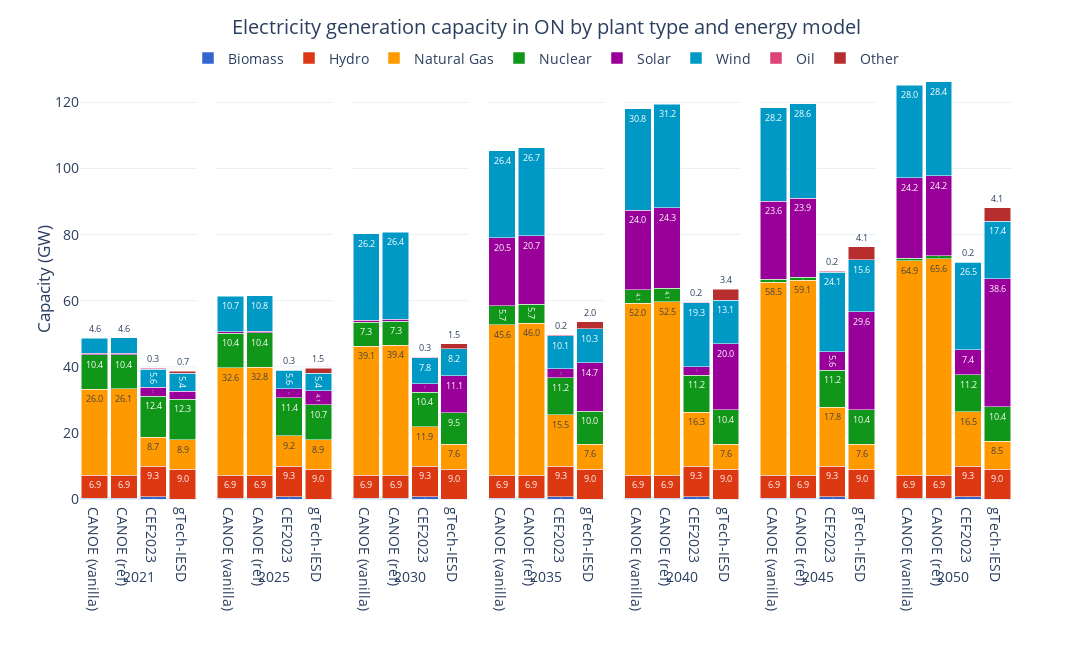

This figure's notebook cell:
### Code cell
bau23_cap['Capacity (GW)'] = bau23_cap['Capacity (MW)'] / 1E3
bau23_fig = bau23_cap[['Period', 'Plant Type', 'Capacity (GW)']].copy()
bau23_fig['Plant Type'] = bau23_fig['Plant Type'].replace({'Hydro / Wave / Tidal': 'Hydro', 'Biomass / Geothermal': 'Biomass', 'Uranium': 'Nuclear'})
ref_fig = ref_elccap[ref_elccap['Plant Type'] != 'Other'].groupby(['Period', 'Plant Type'], as_index=False).sum('Capacity (GW)')
vanilla_fig = vanilla_elccap[vanilla_elccap['Plant Type'] != 'Other'].groupby(['Period', 'Plant Type'], as_index=False).sum('Capacity (GW)')
gtech23_ref_cap['Capacity (GW)'] = gtech23_ref_cap['Capacity (MW)'] / 1E3
gtech23_fig = gtech23_ref_cap.copy()
gtech23_fig['Period'] = gtech23_fig['Period'].astype(str)

gtech23_fig['Source'] = 'gTech-IESD'
bau23_fig['Source'] = 'CEF2023'
ref_fig['Source'] = 'CANOE (ref)'
vanilla_fig['Source'] = 'CANOE (vanilla)'

fig_df = pd.concat([vanilla_fig[['Period', 'Plant Type', 'Capacity (GW)', 'Source']], ref_fig[['Period', 'Plant Type', 'Capacity (GW)', 'Source']], bau23_fig[['Period', 'Plant Type', 'Capacity (GW)', 'Source']], gtech23_fig[['Period', 'Plant Type', 'Capacity (GW)', 'Source']]])

fig = px.bar(fig_df, 
             x='Source', 
             y='Capacity (GW)', 
             color='Plant Type', 
             barmode='stack', 
             facet_col='Period',
             facet_col_spacing=2E-2,
             template='plotly_white',
             color_discrete_sequence=px.colors.qualitative.G10[:7] + px.colors.qualitative.G10[8:],
             text_auto='.1f',
             width=1200, height=650,
             )

fig.update_layout(title=dict(
        text='Electricity generation capacity in ON by plant type and energy model',
        x=0.5, 
        y=0.97,
        xanchor='center',
        yanchor='top'
    ),
    xaxis=dict(title='Period'),
    yaxis=dict(title='Capacity (GW)',
               dtick=20),
    yaxis_title_standoff=0,
    legend_title_text='',
    bargap=0.1,
    legend=dict(
        orientation='h',  
        yanchor='top',
        y=1.04,  
        xanchor='center',
        x=0.5),
    font=dict(
        # family="Open Sans",
        size=14)
    )

for annotation in fig.layout.annotations:
    annotation.text = annotation.text.split('=')[1]
    annotation.y = -0.15  
    annotation.yanchor = 'top' 

for axis in fig.layout:
    if axis.startswith('yaxis'):
        fig.layout[axis].dtick = 20

for axis in fig.layout:
    if axis.startswith('xaxis'):
        fig.layout[axis].title.text = ''

fig.for_each_trace(lambda trace: trace.update(textfont=dict(size=9)))

fig.show()

### Figure 1 — Plotly figure (JSON) as saved in the notebook; plotly's stock layout.template omitted (floating-point values rounded to 4 significant figures)
{"data": [{"alignmentgroup": "True", "hovertemplate": "Plant Type=Biomass<br>Period=2021<br>Source=%{x}<br>Capacity (GW)=%{y}<extra></extra>", "legendgroup": "Biomass", "marker": {"color": "#3366CC", "pattern": {"shape": ""}}, "name": "Biomass", "offsetgroup": "Biomass", "orientation": "v", "showlegend": true, "textfont": {"size": 9}, "textposition": "auto", "texttemplate": "%{y:.1f}", "type": "bar", "x": ["CANOE (vanilla)", "CANOE (ref)", "CEF2023"], "xaxis": "x", "y": [0.298, 0.298, 0.6986], "yaxis": "y"}, {"alignmentgroup": "True", "hovertemplate": "Plant Type=Biomass<br>Period=2025<br>Source=%{x}<br>Capacity (GW)=%{y}<extra></extra>", "legendgroup": "Biomass", "marker": {"color": "#3366CC", "pattern": {"shape": ""}}, "name": "Biomass", "offsetgroup": "Biomass", "orientation": "v", "showlegend": false, "textfont": {"size": 9}, "textposition": "auto", "texttemplate": "%{y:.1f}", "type": "bar", "x": ["CANOE (vanilla)", "CANOE (ref)", "CEF2023"], "xaxis": "x2", "y": [0.298, 0.298, 0.6986], "yaxis": "y2"}, {"alignmentgroup": "True", "hovertemplate": "Plant Type=Biomass<br>Period=2030<br>Source=%{x}<br>Capacity (GW)=%{y}<extra></extra>", "legendgroup": "Biomass", "marker": {"color": "#3366CC", "pattern": {"shape": ""}}, "name": "Biomass", "offsetgroup": "Biomass", "orientation": "v", "showlegend": false, "textfont": {"size": 9}, "textposition": "auto", "texttemplate": "%{y:.1f}", "type": "bar", "x": ["CANOE (vanilla)", "CANOE (ref)", "CEF2023"], "xaxis": "x3", "y": [0.298, 0.298, 0.6986], "yaxis": "y3"}, {"alignmentgroup": "True", "hovertemplate": "Plant Type=Biomass<br>Period=2035<br>Source=%{x}<br>Capacity (GW)=%{y}<extra></extra>", "legendgroup": "Biomass", "marker": {"color": "#3366CC", "pattern": {"shape": ""}}, "name": "Biomass", "offsetgroup": "Biomass", "orientation": "v", "showlegend": false, "textfont": {"size": 9}, "textposition": "auto", "texttemplate": "%{y:.1f}", "type": "bar", "x": ["CANOE (vanilla)", "CANOE (ref)", "CEF2023"], "xaxis": "x4", "y": [0.298, 0.298, 0.6986], "yaxis": "y4"}, {"alignmentgroup": "True", "hovertemplate": "Plant Type=Biomass<br>Period=2040<br>Source=%{x}<br>Capacity (GW)=%{y}<extra></extra>", "legendgroup": "Biomass", "marker": {"color": "#3366CC", "pattern": {"shape": ""}}, "name": "Biomass", "offsetgroup": "Biomass", "orientation": "v", "showlegend": false, "textfont": {"size": 9}, "textposition": "auto", "texttemplate": "%{y:.1f}", "type": "bar", "x": ["CANOE (vanilla)", "CANOE (ref)", "CEF2023"], "xaxis": "x5", "y": [0.298, 0.2981, 0.6986], "yaxis": "y5"}, {"alignmentgroup": "True", "hovertemplate": "Plant Type=Biomass<br>Period=2045<br>Source=%{x}<br>Capacity (GW)=%{y}<extra></extra>", "legendgroup": "Biomass", "marker": {"color": "#3366CC", "pattern": {"shape": ""}}, "name": "Biomass", "offsetgroup": "Biomass", "orientation": "v", "showlegend": false, "textfont": {"size": 9}, "textposition": "auto", "texttemplate": "%{y:.1f}", "type": "bar", "x": ["CANOE (vanilla)", "CANOE (ref)", "CEF2023"], "xaxis": "x6", "y": [0.26, 0.2601, 0.6986], "yaxis": "y6"}, {"alignmentgroup": "True", "hovertemplate": "Plant Type=Biomass<br>Period=2050<br>Source=%{x}<br>Capacity (GW)=%{y}<extra></extra>", "legendgroup": "Biomass", "marker": {"color": "#3366CC", "pattern": {"shape": ""}}, "name": "Biomass", "offsetgroup": "Biomass", "orientation": "v", "showlegend": false, "textfont": {"size": 9}, "textposition": "auto", "texttemplate": "%{y:.1f}", "type": "bar", "x": ["CANOE (vanilla)", "CANOE (ref)", "CEF2023"], "xaxis": "x7", "y": [0.26, 0.2601, 0.6986], "yaxis": "y7"}, {"alignmentgroup": "True", "hovertemplate": "Plant Type=Hydro<br>Period=2021<br>Source=%{x}<br>Capacity (GW)=%{y}<extra></extra>", "legendgroup": "Hydro", "marker": {"color": "#DC3912", "pattern": {"shape": ""}}, "name": "Hydro", "offsetgroup": "Hydro", "orientation": "v", "showlegend": true, "textfont": {"size": 9}, "textposition": "auto", "texttemplate": "%{y:.1f}", "type": "bar", "x": ["CANOE (vanilla)", "CANOE (ref)", "CEF2023", "gTech-IESD"], "xaxis": "x", "y": [6.883, 6.883, 9.264, 9.023], "yaxis": "y"}, {"alignmentgroup": "True", "hovertemplate": "Plant Type=Hydro<br>Period=2025<br>Source=%{x}<br>Capacity (GW)=%{y}<extra></extra>", "legendgroup": "Hydro", "marker": {"color": "#DC3912", "pattern": {"shape": ""}}, "name": "Hydro", "offsetgroup": "Hydro", "orientation": "v", "showlegend": false, "textfont": {"size": 9}, "textposition": "auto", "texttemplate": "%{y:.1f}", "type": "bar", "x": ["CANOE (vanilla)", "CANOE (ref)", "CEF2023", "gTech-IESD"], "xaxis": "x2", "y": [6.883, 6.883, 9.264, 9.023], "yaxis": "y2"}, {"alignmentgroup": "True", "hovertemplate": "Plant Type=Hydro<br>Period=2030<br>Source=%{x}<br>Capacity (GW)=%{y}<extra></extra>", "legendgroup": "Hydro", "marker": {"color": "#DC3912", "pattern": {"shape": ""}}, "name": "Hydro", "offsetgroup": "Hydro", "orientation": "v", "showlegend": false, "textfont": {"size": 9}, "textposition": "auto", "texttemplate": "%{y:.1f}", "type": "bar", "x": ["CANOE (vanilla)", "CANOE (ref)", "CEF2023", "gTech-IESD"], "xaxis": "x3", "y": [6.883, 6.883, 9.264, 9.023], "yaxis": "y3"}, {"alignmentgroup": "True", "hovertemplate": "Plant Type=Hydro<br>Period=2035<br>Source=%{x}<br>Capacity (GW)=%{y}<extra></extra>", "legendgroup": "Hydro", "marker": {"color": "#DC3912", "pattern": {"shape": ""}}, "name": "Hydro", "offsetgroup": "Hydro", "orientation": "v", "showlegend": false, "textfont": {"size": 9}, "textposition": "auto", "texttemplate": "%{y:.1f}", "type": "bar", "x": ["CANOE (vanilla)", "CANOE (ref)", "CEF2023", "gTech-IESD"], "xaxis": "x4", "y": [6.883, 6.883, 9.264, 9.023], "yaxis": "y4"}, {"alignmentgroup": "True", "hovertemplate": "Plant Type=Hydro<br>Period=2040<br>Source=%{x}<br>Capacity (GW)=%{y}<extra></extra>", "legendgroup": "Hydro", "marker": {"color": "#DC3912", "pattern": {"shape": ""}}, "name": "Hydro", "offsetgroup": "Hydro", "orientation": "v", "showlegend": false, "textfont": {"size": 9}, "textposition": "auto", "texttemplate": "%{y:.1f}", "type": "bar", "x": ["CANOE (vanilla)", "CANOE (ref)", "CEF2023", "gTech-IESD"], "xaxis": "x5", "y": [6.883, 6.883, 9.264, 9.023], "yaxis": "y5"}, {"alignmentgroup": "True", "hovertemplate": "Plant Type=Hydro<br>Period=2045<br>Source=%{x}<br>Capacity (GW)=%{y}<extra></extra>", "legendgroup": "Hydro", "marker": {"color": "#DC3912", "pattern": {"shape": ""}}, "name": "Hydro", "offsetgroup": "Hydro", "orientation": "v", "showlegend": false, "textfont": {"size": 9}, "textposition": "auto", "texttemplate": "%{y:.1f}", "type": "bar", "x": ["CANOE (vanilla)", "CANOE (ref)", "CEF2023", "gTech-IESD"], "xaxis": "x6", "y": [6.883, 6.883, 9.264, 9.023], "yaxis": "y6"}, {"alignmentgroup": "True", "hovertemplate": "Plant Type=Hydro<br>Period=2050<br>Source=%{x}<br>Capacity (GW)=%{y}<extra></extra>", "legendgroup": "Hydro", "marker": {"color": "#DC3912", "pattern": {"shape": ""}}, "name": "Hydro", "offsetgroup": "Hydro", "orientation": "v", "showlegend": false, "textfont": {"size": 9}, "textposition": "auto", "texttemplate": "%{y:.1f}", "type": "bar", "x": ["CANOE (vanilla)", "CANOE (ref)", "CEF2023", "gTech-IESD"], "xaxis": "x7", "y": [6.883, 6.883, 9.264, 9.023], "yaxis": "y7"}, {"alignmentgroup": "True", "hovertemplate": "Plant Type=Natural Gas<br>Period=2021<br>Source=%{x}<br>Capacity (GW)=%{y}<extra></extra>", "legendgroup": "Natural Gas", "marker": {"color": "#FF9900", "pattern": {"shape": ""}}, "name": "Natural Gas", "offsetgroup": "Natural Gas", "orientation": "v", "showlegend": true, "textfont": {"size": 9}, "textposition": "auto", "texttemplate": "%{y:.1f}", "type": "bar", "x": ["CANOE (vanilla)", "CANOE (ref)", "CEF2023", "gTech-IESD"], "xaxis": "x", "y": [26.02, 26.12, 8.731, 8.881], "yaxis": "y"}, {"alignmentgroup": "True", "hovertemplate": "Plant Type=Natural Gas<br>Period=2025<br>Source=%{x}<br>Capacity (GW)=%{y}<extra></extra>", "legendgroup": "Natural Gas", "marker": {"color": "#FF9900", "pattern": {"shape": ""}}, "name": "Natural Gas", "offsetgroup": "Natural Gas", "orientation": "v", "showlegend": false, "textfont": {"size": 9}, "textposition": "auto", "texttemplate": "%{y:.1f}", "type": "bar", "x": ["CANOE (vanilla)", "CANOE (ref)", "CEF2023", "gTech-IESD"], "xaxis": "x2", "y": [32.55, 32.75, 9.242, 8.881], "yaxis": "y2"}, {"alignmentgroup": "True", "hovertemplate": "Plant Type=Natural Gas<br>Period=2030<br>Source=%{x}<br>Capacity (GW)=%{y}<extra></extra>", "legendgroup": "Natural Gas", "marker": {"color": "#FF9900", "pattern": {"shape": ""}}, "name": "Natural Gas", "offsetgroup": "Natural Gas", "orientation": "v", "showlegend": false, "textfont": {"size": 9}, "textposition": "auto", "texttemplate": "%{y:.1f}", "type": "bar", "x": ["CANOE (vanilla)", "CANOE (ref)", "CEF2023", "gTech-IESD"], "xaxis": "x3", "y": [39.08, 39.39, 11.93, 7.562], "yaxis": "y3"}, {"alignmentgroup": "True", "hovertemplate": "Plant Type=Natural Gas<br>Period=2035<br>Source=%{x}<br>Capacity (GW)=%{y}<extra></extra>", "legendgroup": "Natural Gas", "marker": {"color": "#FF9900", "pattern": {"shape": ""}}, "name": "Natural Gas", "offsetgroup": "Natural Gas", "orientation": "v", "showlegend": false, "textfont": {"size": 9}, "textposition": "auto", "texttemplate": "%{y:.1f}", "type": "bar", "x": ["CANOE (vanilla)", "CANOE (ref)", "CEF2023", "gTech-IESD"], "xaxis": "x4", "y": [45.61, 46.02, 15.51, 7.562], "yaxis": "y4"}, {"alignmentgroup": "True", "hovertemplate": "Plant Type=Natural Gas<br>Period=2040<br>Source=%{x}<br>Capacity (GW)=%{y}<extra></extra>", "legendgroup": "Natural Gas", "marker": {"color": "#FF9900", "pattern": {"shape": ""}}, "name": "Natural Gas", "offsetgroup": "Natural Gas", "orientation": "v", "showlegend": false, "textfont": {"size": 9}, "textposition": "auto", "texttemplate": "%{y:.1f}", "type": "bar", "x": ["CANOE (vanilla)", "CANOE (ref)", "CEF2023", "gTech-IESD"], "xaxis": "x5", "y": [52.0, 52.51, 16.26, 7.562], "yaxis": "y5"}, {"alignmentgroup": "True", "hovertemplate": "Plant Type=Natural Gas<br>Period=2045<br>Source=%{x}<br>Capacity (GW)=%{y}<extra></extra>", "legendgroup": "Natural Gas", "marker": {"color": "#FF9900", "pattern": {"shape": ""}}, "name": "Natural Gas", "offsetgroup": "Natural Gas", "orientation": "v", "showlegend": false, "textfont": {"size": 9}, "textposition": "auto", "texttemplate": "%{y:.1f}", "type": "bar", "x": ["CANOE (vanilla)", "CANOE (ref)", "CEF2023", "gTech-IESD"], "xaxis": "x6", "y": [58.47, 59.08, 17.75, 7.619], "yaxis": "y6"}, {"alignmentgroup": "True", "hovertemplate": "Plant Type=Natural Gas<br>Period=2050<br>Source=%{x}<br>Capacity (GW)=%{y}<extra></extra>", "legendgroup": "Natural Gas", "marker": {"color": "#FF9900", "pattern": {"shape": ""}}, "name": "Natural Gas", "offsetgroup": "Natural Gas", "orientation": "v", "showlegend": false, "textfont": {"size": 9}, "textposition": "auto", "texttemplate": "%{y:.1f}", "type": "bar", "x": ["CANOE (vanilla)", "CANOE (ref)", "CEF2023", "gTech-IESD"], "xaxis": "x7", "y": [64.88, 65.6, 16.5, 8.526], "yaxis": "y7"}, {"alignmentgroup": "True", "hovertemplate": "Plant Type=Nuclear<br>Period=2021<br>Source=%{x}<br>Capacity (GW)=%{y}<extra></extra>", "legendgroup": "Nuclear", "marker": {"color": "#109618", "pattern": {"shape": ""}}, "name": "Nuclear", "offsetgroup": "Nuclear", "orientation": "v", "showlegend": true, "textfont": {"size": 9}, "textposition": "auto", "texttemplate": "%{y:.1f}", "type": "bar", "x": ["CANOE (vanilla)", "CANOE (ref)", "CEF2023", "gTech-IESD"], "xaxis": "x", "y": [10.38, 10.38, 12.38, 12.34], "yaxis": "y"}, {"alignmentgroup": "True", "hovertemplate": "Plant Type=Nuclear<br>Period=2025<br>Source=%{x}<br>Capacity (GW)=%{y}<extra></extra>", "legendgroup": "Nuclear", "marker": {"color": "#109618", "pattern": {"shape": ""}}, "name": "Nuclear", "offsetgroup": "Nuclear", "orientation": "v", "showlegend": false, "textfont": {"size": 9}, "textposition": "auto", "texttemplate": "%{y:.1f}", "type": "bar", "x": ["CANOE (vanilla)", "CANOE (ref)", "CEF2023", "gTech-IESD"], "xaxis": "x2", "y": [10.38, 10.38, 11.45, 10.68], "yaxis": "y2"}, {"alignmentgroup": "True", "hovertemplate": "Plant Type=Nuclear<br>Period=2030<br>Source=%{x}<br>Capacity (GW)=%{y}<extra></extra>", "legendgroup": "Nuclear", "marker": {"color": "#109618", "pattern": {"shape": ""}}, "name": "Nuclear", "offsetgroup": "Nuclear", "orientation": "v", "showlegend": false, "textfont": {"size": 9}, "textposition": "auto", "texttemplate": "%{y:.1f}", "type": "bar", "x": ["CANOE (vanilla)", "CANOE (ref)", "CEF2023", "gTech-IESD"], "xaxis": "x3", "y": [7.275, 7.275, 10.36, 9.542], "yaxis": "y3"}, {"alignmentgroup": "True", "hovertemplate": "Plant Type=Nuclear<br>Period=2035<br>Source=%{x}<br>Capacity (GW)=%{y}<extra></extra>", "legendgroup": "Nuclear", "marker": {"color": "#109618", "pattern": {"shape": ""}}, "name": "Nuclear", "offsetgroup": "Nuclear", "orientation": "v", "showlegend": false, "textfont": {"size": 9}, "textposition": "auto", "texttemplate": "%{y:.1f}", "type": "bar", "x": ["CANOE (vanilla)", "CANOE (ref)", "CEF2023", "gTech-IESD"], "xaxis": "x4", "y": [5.717, 5.717, 11.2, 9.971], "yaxis": "y4"}, {"alignmentgroup": "True", "hovertemplate": "Plant Type=Nuclear<br>Period=2040<br>Source=%{x}<br>Capacity (GW)=%{y}<extra></extra>", "legendgroup": "Nuclear", "marker": {"color": "#109618", "pattern": {"shape": ""}}, "name": "Nuclear", "offsetgroup": "Nuclear", "orientation": "v", "showlegend": false, "textfont": {"size": 9}, "textposition": "auto", "texttemplate": "%{y:.1f}", "type": "bar", "x": ["CANOE (vanilla)", "CANOE (ref)", "CEF2023", "gTech-IESD"], "xaxis": "x5", "y": [4.149, 4.149, 11.2, 10.4], "yaxis": "y5"}, {"alignmentgroup": "True", "hovertemplate": "Plant Type=Nuclear<br>Period=2045<br>Source=%{x}<br>Capacity (GW)=%{y}<extra></extra>", "legendgroup": "Nuclear", "marker": {"color": "#109618", "pattern": {"shape": ""}}, "name": "Nuclear", "offsetgroup": "Nuclear", "orientation": "v", "showlegend": false, "textfont": {"size": 9}, "textposition": "auto", "texttemplate": "%{y:.1f}", "type": "bar", "x": ["CANOE (vanilla)", "CANOE (ref)", "CEF2023", "gTech-IESD"], "xaxis": "x6", "y": [0.881, 0.881, 11.2, 10.4], "yaxis": "y6"}, {"alignmentgroup": "True", "hovertemplate": "Plant Type=Nuclear<br>Period=2050<br>Source=%{x}<br>Capacity (GW)=%{y}<extra></extra>", "legendgroup": "Nuclear", "marker": {"color": "#109618", "pattern": {"shape": ""}}, "name": "Nuclear", "offsetgroup": "Nuclear", "orientation": "v", "showlegend": false, "textfont": {"size": 9}, "textposition": "auto", "texttemplate": "%{y:.1f}", "type": "bar", "x": ["CANOE (vanilla)", "CANOE (ref)", "CEF2023", "gTech-IESD"], "xaxis": "x7", "y": [0.881, 0.881, 11.2, 10.4], "yaxis": "y7"}, {"alignmentgroup": "True", "hovertemplate": "Plant Type=Solar<br>Period=2021<br>Source=%{x}<br>Capacity (GW)=%{y}<extra></extra>", "legendgroup": "Solar", "marker": {"color": "#990099", "pattern": {"shape": ""}}, "name": "Solar", "offsetgroup": "Solar", "orientation": "v", "showlegend": true, "textfont": {"size": 9}, "textposition": "auto", "texttemplate": "%{y:.1f}", "type": "bar", "x": ["CANOE (vanilla)", "CANOE (ref)", "CEF2023", "gTech-IESD"], "xaxis": "x", "y": [0.4782, 0.4785, 2.669, 2.317], "yaxis": "y"}, {"alignmentgroup": "True", "hovertemplate": "Plant Type=Solar<br>Period=2025<br>Source=%{x}<br>Capacity (GW)=%{y}<extra></extra>", "legendgroup": "Solar", "marker": {"color": "#990099", "pattern": {"shape": ""}}, "name": "Solar", "offsetgroup": "Solar", "orientation": "v", "showlegend": false, "textfont": {"size": 9}, "textposition": "auto", "texttemplate": "%{y:.1f}", "type": "bar", "x": ["CANOE (vanilla)", "CANOE (ref)", "CEF2023", "gTech-IESD"], "xaxis": "x2", "y": [0.4784, 0.4792, 2.669, 4.1], "yaxis": "y2"}, {"alignmentgroup": "True", "hovertemplate": "Plant Type=Solar<br>Period=2030<br>Source=%{x}<br>Capacity (GW)=%{y}<extra></extra>", "legendgroup": "Solar", "marker": {"color": "#990099", "pattern": {"shape": ""}}, "name": "Solar", "offsetgroup": "Solar", "orientation": "v", "showlegend": false, "textfont": {"size": 9}, "textposition": "auto", "texttemplate": "%{y:.1f}", "type": "bar", "x": ["CANOE (vanilla)", "CANOE (ref)", "CEF2023", "gTech-IESD"], "xaxis": "x3", "y": [0.479, 0.4808, 2.669, 11.12], "yaxis": "y3"}, {"alignmentgroup": "True", "hovertemplate": "Plant Type=Solar<br>Period=2035<br>Source=%{x}<br>Capacity (GW)=%{y}<extra></extra>", "legendgroup": "Solar", "marker": {"color": "#990099", "pattern": {"shape": ""}}, "name": "Solar", "offsetgroup": "Solar", "orientation": "v", "showlegend": false, "textfont": {"size": 9}, "textposition": "auto", "texttemplate": "%{y:.1f}", "type": "bar", "x": ["CANOE (vanilla)", "CANOE (ref)", "CEF2023", "gTech-IESD"], "xaxis": "x4", "y": [20.47, 20.67, 2.669, 14.7], "yaxis": "y4"}, {"alignmentgroup": "True", "hovertemplate": "Plant Type=Solar<br>Period=2040<br>Source=%{x}<br>Capacity (GW)=%{y}<extra></extra>", "legendgroup": "Solar", "marker": {"color": "#990099", "pattern": {"shape": ""}}, "name": "Solar", "offsetgroup": "Solar", "orientation": "v", "showlegend": false, "textfont": {"size": 9}, "textposition": "auto", "texttemplate": "%{y:.1f}", "type": "bar", "x": ["CANOE (vanilla)", "CANOE (ref)", "CEF2023", "gTech-IESD"], "xaxis": "x5", "y": [23.98, 24.29, 2.669, 20.03], "yaxis": "y5"}, {"alignmentgroup": "True", "hovertemplate": "Plant Type=Solar<br>Period=2045<br>Source=%{x}<br>Capacity (GW)=%{y}<extra></extra>", "legendgroup": "Solar", "marker": {"color": "#990099", "pattern": {"shape": ""}}, "name": "Solar", "offsetgroup": "Solar", "orientation": "v", "showlegend": false, "textfont": {"size": 9}, "textposition": "auto", "texttemplate": "%{y:.1f}", "type": "bar", "x": ["CANOE (vanilla)", "CANOE (ref)", "CEF2023", "gTech-IESD"], "xaxis": "x6", "y": [23.6, 23.91, 5.587, 29.64], "yaxis": "y6"}, {"alignmentgroup": "True", "hovertemplate": "Plant Type=Solar<br>Period=2050<br>Source=%{x}<br>Capacity (GW)=%{y}<extra></extra>", "legendgroup": "Solar", "marker": {"color": "#990099", "pattern": {"shape": ""}}, "name": "Solar", "offsetgroup": "Solar", "orientation": "v", "showlegend": false, "textfont": {"size": 9}, "textposition": "auto", "texttemplate": "%{y:.1f}", "type": "bar", "x": ["CANOE (vanilla)", "CANOE (ref)", "CEF2023", "gTech-IESD"], "xaxis": "x7", "y": [24.23, 24.16, 7.427, 38.65], "yaxis": "y7"}, {"alignmentgroup": "True", "hovertemplate": "Plant Type=Wind<br>Period=2021<br>Source=%{x}<br>Capacity (GW)=%{y}<extra></extra>", "legendgroup": "Wind", "marker": {"color": "#0099C6", "pattern": {"shape": ""}}, "name": "Wind", "offsetgroup": "Wind", "orientation": "v", "showlegend": true, "textfont": {"size": 9}, "textposition": "auto", "texttemplate": "%{y:.1f}", "type": "bar", "x": ["CANOE (vanilla)", "CANOE (ref)", "CEF2023", "gTech-IESD"], "xaxis": "x", "y": [4.565, 4.567, 5.575, 5.436], "yaxis": "y"}, {"alignmentgroup": "True", "hovertemplate": "Plant Type=Wind<br>Period=2025<br>Source=%{x}<br>Capacity (GW)=%{y}<extra></extra>", "legendgroup": "Wind", "marker": {"color": "#0099C6", "pattern": {"shape": ""}}, "name": "Wind", "offsetgroup": "Wind", "orientation": "v", "showlegend": false, "textfont": {"size": 9}, "textposition": "auto", "texttemplate": "%{y:.1f}", "type": "bar", "x": ["CANOE (vanilla)", "CANOE (ref)", "CEF2023", "gTech-IESD"], "xaxis": "x2", "y": [10.71, 10.76, 5.575, 5.436], "yaxis": "y2"}, {"alignmentgroup": "True", "hovertemplate": "Plant Type=Wind<br>Period=2030<br>Source=%{x}<br>Capacity (GW)=%{y}<extra></extra>", "legendgroup": "Wind", "marker": {"color": "#0099C6", "pattern": {"shape": ""}}, "name": "Wind", "offsetgroup": "Wind", "orientation": "v", "showlegend": false, "textfont": {"size": 9}, "textposition": "auto", "texttemplate": "%{y:.1f}", "type": "bar", "x": ["CANOE (vanilla)", "CANOE (ref)", "CEF2023", "gTech-IESD"], "xaxis": "x3", "y": [26.18, 26.4, 7.792, 8.179], "yaxis": "y3"}, {"alignmentgroup": "True", "hovertemplate": "Plant Type=Wind<br>Period=2035<br>Source=%{x}<br>Capacity (GW)=%{y}<extra></extra>", "legendgroup": "Wind", "marker": {"color": "#0099C6", "pattern": {"shape": ""}}, "name": "Wind", "offsetgroup": "Wind", "orientation": "v", "showlegend": false, "textfont": {"size": 9}, "textposition": "auto", "texttemplate": "%{y:.1f}", "type": "bar", "x": ["CANOE (vanilla)", "CANOE (ref)", "CEF2023", "gTech-IESD"], "xaxis": "x4", "y": [26.36, 26.71, 10.07, 10.29], "yaxis": "y4"}, {"alignmentgroup": "True", "hovertemplate": "Plant Type=Wind<br>Period=2040<br>Source=%{x}<br>Capacity (GW)=%{y}<extra></extra>", "legendgroup": "Wind", "marker": {"color": "#0099C6", "pattern": {"shape": ""}}, "name": "Wind", "offsetgroup": "Wind", "orientation": "v", "showlegend": false, "textfont": {"size": 9}, "textposition": "auto", "texttemplate": "%{y:.1f}", "type": "bar", "x": ["CANOE (vanilla)", "CANOE (ref)", "CEF2023", "gTech-IESD"], "xaxis": "x5", "y": [30.82, 31.24, 19.27, 13.1], "yaxis": "y5"}, {"alignmentgroup": "True", "hovertemplate": "Plant Type=Wind<br>Period=2045<br>Source=%{x}<br>Capacity (GW)=%{y}<extra></extra>", "legendgroup": "Wind", "marker": {"color": "#0099C6", "pattern": {"shape": ""}}, "name": "Wind", "offsetgroup": "Wind", "orientation": "v", "showlegend": false, "textfont": {"size": 9}, "textposition": "auto", "texttemplate": "%{y:.1f}", "type": "bar", "x": ["CANOE (vanilla)", "CANOE (ref)", "CEF2023", "gTech-IESD"], "xaxis": "x6", "y": [28.22, 28.64, 24.12, 15.65], "yaxis": "y6"}, {"alignmentgroup": "True", "hovertemplate": "Plant Type=Wind<br>Period=2050<br>Source=%{x}<br>Capacity (GW)=%{y}<extra></extra>", "legendgroup": "Wind", "marker": {"color": "#0099C6", "pattern": {"shape": ""}}, "name": "Wind", "offsetgroup": "Wind", "orientation": "v", "showlegend": false, "textfont": {"size": 9}, "textposition": "auto", "texttemplate": "%{y:.1f}", "type": "bar", "x": ["CANOE (vanilla)", "CANOE (ref)", "CEF2023", "gTech-IESD"], "xaxis": "x7", "y": [27.99, 28.41, 26.54, 17.42], "yaxis": "y7"}, {"alignmentgroup": "True", "hovertemplate": "Plant Type=Oil<br>Period=2021<br>Source=%{x}<br>Capacity (GW)=%{y}<extra></extra>", "legendgroup": "Oil", "marker": {"color": "#DD4477", "pattern": {"shape": ""}}, "name": "Oil", "offsetgroup": "Oil", "orientation": "v", "showlegend": true, "textfont": {"size": 9}, "textposition": "auto", "texttemplate": "%{y:.1f}", "type": "bar", "x": ["CEF2023"], "xaxis": "x", "y": [0.2505], "yaxis": "y"}, {"alignmentgroup": "True", "hovertemplate": "Plant Type=Oil<br>Period=2025<br>Source=%{x}<br>Capacity (GW)=%{y}<extra></extra>", "legendgroup": "Oil", "marker": {"color": "#DD4477", "pattern": {"shape": ""}}, "name": "Oil", "offsetgroup": "Oil", "orientation": "v", "showlegend": false, "textfont": {"size": 9}, "textposition": "auto", "texttemplate": "%{y:.1f}", "type": "bar", "x": ["CEF2023"], "xaxis": "x2", "y": [0.2505], "yaxis": "y2"}, {"alignmentgroup": "True", "hovertemplate": "Plant Type=Oil<br>Period=2030<br>Source=%{x}<br>Capacity (GW)=%{y}<extra></extra>", "legendgroup": "Oil", "marker": {"color": "#DD4477", "pattern": {"shape": ""}}, "name": "Oil", "offsetgroup": "Oil", "orientation": "v", "showlegend": false, "textfont": {"size": 9}, "textposition": "auto", "texttemplate": "%{y:.1f}", "type": "bar", "x": ["CEF2023"], "xaxis": "x3", "y": [0.2505], "yaxis": "y3"}, {"alignmentgroup": "True", "hovertemplate": "Plant Type=Oil<br>Period=2035<br>Source=%{x}<br>Capacity (GW)=%{y}<extra></extra>", "legendgroup": "Oil", "marker": {"color": "#DD4477", "pattern": {"shape": ""}}, "name": "Oil", "offsetgroup": "Oil", "orientation": "v", "showlegend": false, "textfont": {"size": 9}, "textposition": "auto", "texttemplate": "%{y:.1f}", "type": "bar", "x": ["CEF2023"], "xaxis": "x4", "y": [0.2284], "yaxis": "y4"}, {"alignmentgroup": "True", "hovertemplate": "Plant Type=Oil<br>Period=2040<br>Source=%{x}<br>Capacity (GW)=%{y}<extra></extra>", "legendgroup": "Oil", "marker": {"color": "#DD4477", "pattern": {"shape": ""}}, "name": "Oil", "offsetgroup": "Oil", "orientation": "v", "showlegend": false, "textfont": {"size": 9}, "textposition": "auto", "texttemplate": "%{y:.1f}", "type": "bar", "x": ["CEF2023"], "xaxis": "x5", "y": [0.2284], "yaxis": "y5"}, {"alignmentgroup": "True", "hovertemplate": "Plant Type=Oil<br>Period=2045<br>Source=%{x}<br>Capacity (GW)=%{y}<extra></extra>", "legendgroup": "Oil", "marker": {"color": "#DD4477", "pattern": {"shape": ""}}, "name": "Oil", "offsetgroup": "Oil", "orientation": "v", "showlegend": false, "textfont": {"size": 9}, "textposition": "auto", "texttemplate": "%{y:.1f}", "type": "bar", "x": ["CEF2023"], "xaxis": "x6", "y": [0.2284], "yaxis": "y6"}, {"alignmentgroup": "True", "hovertemplate": "Plant Type=Oil<br>Period=2050<br>Source=%{x}<br>Capacity (GW)=%{y}<extra></extra>", "legendgroup": "Oil", "marker": {"color": "#DD4477", "pattern": {"shape": ""}}, "name": "Oil", "offsetgroup": "Oil", "orientation": "v", "showlegend": false, "textfont": {"size": 9}, "textposition": "auto", "texttemplate": "%{y:.1f}", "type": "bar", "x": ["CEF2023"], "xaxis": "x7", "y": [0.2284], "yaxis": "y7"}, {"alignmentgroup": "True", "hovertemplate": "Plant Type=Other<br>Period=2021<br>Source=%{x}<br>Capacity (GW)=%{y}<extra></extra>", "legendgroup": "Other", "marker": {"color": "#B82E2E", "pattern": {"shape": ""}}, "name": "Other", "offsetgroup": "Other", "orientation": "v", "showlegend": true, "textfont": {"size": 9}, "textposition": "auto", "texttemplate": "%{y:.1f}", "type": "bar", "x": ["gTech-IESD"], "xaxis": "x", "y": [0.6837], "yaxis": "y"}, {"alignmentgroup": "True", "hovertemplate": "Plant Type=Other<br>Period=2025<br>Source=%{x}<br>Capacity (GW)=%{y}<extra></extra>", "legendgroup": "Other", "marker": {"color": "#B82E2E", "pattern": {"shape": ""}}, "name": "Other", "offsetgroup": "Other", "orientation": "v", "showlegend": false, "textfont": {"size": 9}, "textposition": "auto", "texttemplate": "%{y:.1f}", "type": "bar", "x": ["gTech-IESD"], "xaxis": "x2", "y": [1.507], "yaxis": "y2"}, {"alignmentgroup": "True", "hovertemplate": "Plant Type=Other<br>Period=2030<br>Source=%{x}<br>Capacity (GW)=%{y}<extra></extra>", "legendgroup": "Other", "marker": {"color": "#B82E2E", "pattern": {"shape": ""}}, "name": "Other", "offsetgroup": "Other", "orientation": "v", "showlegend": false, "textfont": {"size": 9}, "textposition": "auto", "texttemplate": "%{y:.1f}", "type": "bar", "x": ["gTech-IESD"], "xaxis": "x3", "y": [1.483], "yaxis": "y3"}, {"alignmentgroup": "True", "hovertemplate": "Plant Type=Other<br>Period=2035<br>Source=%{x}<br>Capacity (GW)=%{y}<extra></extra>", "legendgroup": "Other", "marker": {"color": "#B82E2E", "pattern": {"shape": ""}}, "name": "Other", "offsetgroup": "Other", "orientation": "v", "showlegend": false, "textfont": {"size": 9}, "textposition": "auto", "texttemplate": "%{y:.1f}", "type": "bar", "x": ["gTech-IESD"], "xaxis": "x4", "y": [2.037], "yaxis": "y4"}, {"alignmentgroup": "True", "hovertemplate": "Plant Type=Other<br>Period=2040<br>Source=%{x}<br>Capacity (GW)=%{y}<extra></extra>", "legendgroup": "Other", "marker": {"color": "#B82E2E", "pattern": {"shape": ""}}, "name": "Other", "offsetgroup": "Other", "orientation": "v", "showlegend": false, "textfont": {"size": 9}, "textposition": "auto", "texttemplate": "%{y:.1f}", "type": "bar", "x": ["gTech-IESD"], "xaxis": "x5", "y": [3.427], "yaxis": "y5"}, {"alignmentgroup": "True", "hovertemplate": "Plant Type=Other<br>Period=2045<br>Source=%{x}<br>Capacity (GW)=%{y}<extra></extra>", "legendgroup": "Other", "marker": {"color": "#B82E2E", "pattern": {"shape": ""}}, "name": "Other", "offsetgroup": "Other", "orientation": "v", "showlegend": false, "textfont": {"size": 9}, "textposition": "auto", "texttemplate": "%{y:.1f}", "type": "bar", "x": ["gTech-IESD"], "xaxis": "x6", "y": [4.065], "yaxis": "y6"}, {"alignmentgroup": "True", "hovertemplate": "Plant Type=Other<br>Period=2050<br>Source=%{x}<br>Capacity (GW)=%{y}<extra></extra>", "legendgroup": "Other", "marker": {"color": "#B82E2E", "pattern": {"shape": ""}}, "name": "Other", "offsetgroup": "Other", "orientation": "v", "showlegend": false, "textfont": {"size": 9}, "textposition": "auto", "texttemplate": "%{y:.1f}", "type": "bar", "x": ["gTech-IESD"], "xaxis": "x7", "y": [4.094], "yaxis": "y7"}], "layout": {"annotations": [{"font": {}, "showarrow": false, "text": "2021", "x": 0.06286, "xanchor": "center", "xref": "paper", "y": -0.15, "yanchor": "top", "yref": "paper"}, {"font": {}, "showarrow": false, "text": "2025", "x": 0.2086, "xanchor": "center", "xref": "paper", "y": -0.15, "yanchor": "top", "yref": "paper"}, {"font": {}, "showarrow": false, "text": "2030", "x": 0.3543, "xanchor": "center", "xref": "paper", "y": -0.15, "yanchor": "top", "yref": "paper"}, {"font": {}, "showarrow": false, "text": "2035", "x": 0.5, "xanchor": "center", "xref": "paper", "y": -0.15, "yanchor": "top", "yref": "paper"}, {"font": {}, "showarrow": false, "text": "2040", "x": 0.6457, "xanchor": "center", "xref": "paper", "y": -0.15, "yanchor": "top", "yref": "paper"}, {"font": {}, "showarrow": false, "text": "2045", "x": 0.7914, "xanchor": "center", "xref": "paper", "y": -0.15, "yanchor": "top", "yref": "paper"}, {"font": {}, "showarrow": false, "text": "2050", "x": 0.9371, "xanchor": "center", "xref": "paper", "y": -0.15, "yanchor": "top", "yref": "paper"}], "bargap": 0.1, "barmode": "stack", "font": {"size": 14}, "height": 650, "legend": {"orientation": "h", "title": {"text": ""}, "tracegroupgap": 0, "x": 0.5, "xanchor": "center", "y": 1.04, "yanchor": "top"}, "margin": {"t": 60}, "title": {"text": "Electricity generation capacity in ON by plant type and energy model", "x": 0.5, "xanchor": "center", "y": 0.97, "yanchor": "top"}, "width": 1200, "xaxis": {"anchor": "y", "domain": [0, 0.1257], "title": {"text": ""}}, "xaxis2": {"anchor": "y2", "domain": [0.1457, 0.2714], "matches": "x", "title": {"text": ""}}, "xaxis3": {"anchor": "y3", "domain": [0.2914, 0.4171], "matches": "x", "title": {"text": ""}}, "xaxis4": {"anchor": "y4", "domain": [0.4371, 0.5629], "matches": "x", "title": {"text": ""}}, "xaxis5": {"anchor": "y5", "domain": [0.5829, 0.7086], "matches": "x", "title": {"text": ""}}, "xaxis6": {"anchor": "y6", "domain": [0.7286, 0.8543], "matches": "x", "title": {"text": ""}}, "xaxis7": {"anchor": "y7", "domain": [0.8743, 1.0], "matches": "x", "title": {"text": ""}}, "yaxis": {"anchor": "x", "domain": [0, 1], "dtick": 20, "title": {"standoff": 0, "text": "Capacity (GW)"}}, "yaxis2": {"anchor": "x2", "domain": [0, 1], "dtick": 20, "matches": "y", "showticklabels": false}, "yaxis3": {"anchor": "x3", "domain": [0, 1], "dtick": 20, "matches": "y", "showticklabels": false}, "yaxis4": {"anchor": "x4", "domain": [0, 1], "dtick": 20, "matches": "y", "showticklabels": false}, "yaxis5": {"anchor": "x5", "domain": [0, 1], "dtick": 20, "matches": "y", "showticklabels": false}, "yaxis6": {"anchor": "x6", "domain": [0, 1], "dtick": 20, "matches": "y", "showticklabels": false}, "yaxis7": {"anchor": "x7", "domain": [0, 1], "dtick": 20, "matches": "y", "showticklabels": false}}}
